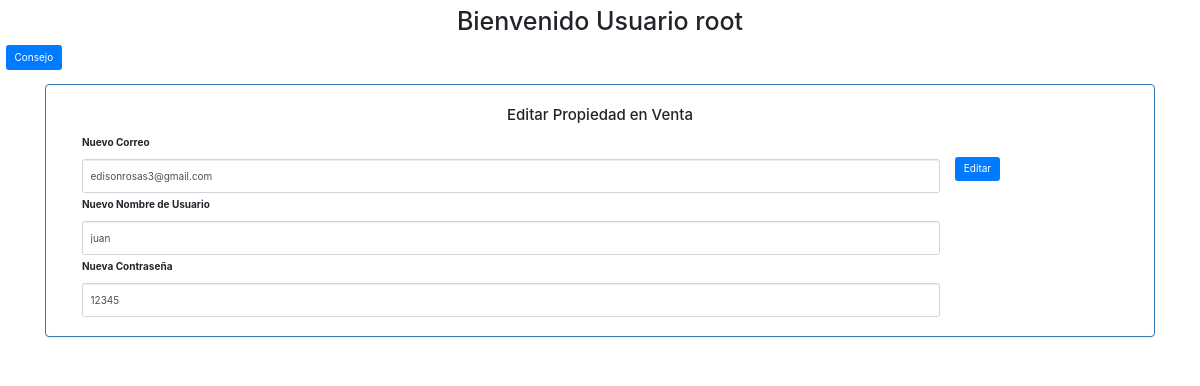
The page /admin/Administrador/editarUsuario.php?id=3 (signed in) on the database its author committed.
### tables this page shows
CREATE TABLE `tipousuario` (
  `idTipoUsuario` int(11) NOT NULL,
  `uUsuario` varchar(45) DEFAULT NULL,
  `contraseña` varchar(50) DEFAULT NULL,
  `uEmail` varchar(45) DEFAULT NULL,
  `idRol` int(11) DEFAULT NULL
);

### admin/Administrador/editarUsuario.php (the view, shortened to what this page needs)
<?php
    $usuario = $_SESSION['username'];
    if (!isset($usuario)) {
        header("Location: ../../login.php");
    }else{
        echo " <h1>Bienvenido Usuario $usuario</h1> ";
    }
?>
<!DOCTYPE html>
<html lang="en">
<head>
   <link rel="stylesheet" href="https://maxcdn.bootstrapcdn.com/bootstrap/3.3.7/css/bootstrap.min.css">
   <link rel="stylesheet" href="https://cdn.jsdelivr.net/npm/bootstrap@4.0.0/dist/css/bootstrap.min.css">
</head>
<body>
<?php
  include "../../conexion.php";
  $id = $_REQUEST['id'];
  $query = "SELECT * FROM tipoUsuario WHERE idTipoUsuario='$id'";
  $resultado = $conn->query($query);
  $row = $resultado->fetch_assoc();
?>
<p>
  <a class="btn btn-primary" data-toggle="collapse" href="#collapseExample" role="button" aria-expanded="false" aria-controls="collapseExample">
    Consejo
  </a>
</p>
<div class="container">
			<div class="panel panel-primary">
				<div class="panel-body">
					<form method="POST" action="editar.php?id=<?php echo $row['idTipoUsuario'];?>" enctype="multipart/form-data">
						<h4 class="text-center">Editar Propiedad en Venta</h4>
						<div class="form-group">
                            <label class="col-sm-12 ">Nuevo Correo</label>
                                <div class="col-sm-10">
                                    <input type="text" class="form-control" name="correo" value="<?php echo $row['uEmail'];?>" required>
                                </div>
                            <label class="col-sm-12 ">Nuevo Nombre de Usuario</label>
                                <div class="col-sm-10">
                                    <input type="text" class="form-control" name="usuario" value="<?php echo $row['uUsuario'];?>" required>
                                </div>
                            <label class="col-sm-12 ">Nueva Contraseña</label>
                                <div class="col-sm-10">
                                    <input type="text" class="form-control" name="contraseña" value="<?php echo $row['contraseña'];?>" required>
                                </div>
                            <br>
                            <input class="btn btn-primary" type="submit" value="Editar">
						</div>
					</form>
				</div>
			</div>
</div>
</body>
</html>

### css/templatemo_style.css (style rules this page uses)
body { font:14px/1.85em 'Open Sans',Arial,Helvetice Neue,sans-serif; color:#000000; font-weight:400; font-style:normal; -webkit-font-smoothing:antialiased; -webkit-text-size-adjust:100%; }
a,a:hover,a:focus { text-decoration:none; -webkit-transition:all 150ms ease-in; -moz-transition:all 150ms ease-in; -o-transition:all 150ms ease-in; transition:all 150ms ease-in; }
h1,h2,h3,h4,h5,h6 { font-family:'Open Sans',Arial,Helvetice Neue,sans-serif; }
h1 { width:100%; font-size:36px; color:#747474; text-align:center; }

### css/styles.css (style rules this page uses)
input,textarea { -webkit-font-smoothing:antialiased; -webkit-text-size-adjust:100%; -ms-text-size-adjust:100%; -webkit-box-sizing:border-box; -moz-box-sizing:border-box; box-sizing:border-box; outline:none; }
* { margin: 0; padding: 2; -box-sizing: border-box; }

### rows shown on the page
tipousuario: correo "edisonrosas3@gmail.com", usuario "juan", contraseña "12345"

### other values the page prints
$usuario "root"
